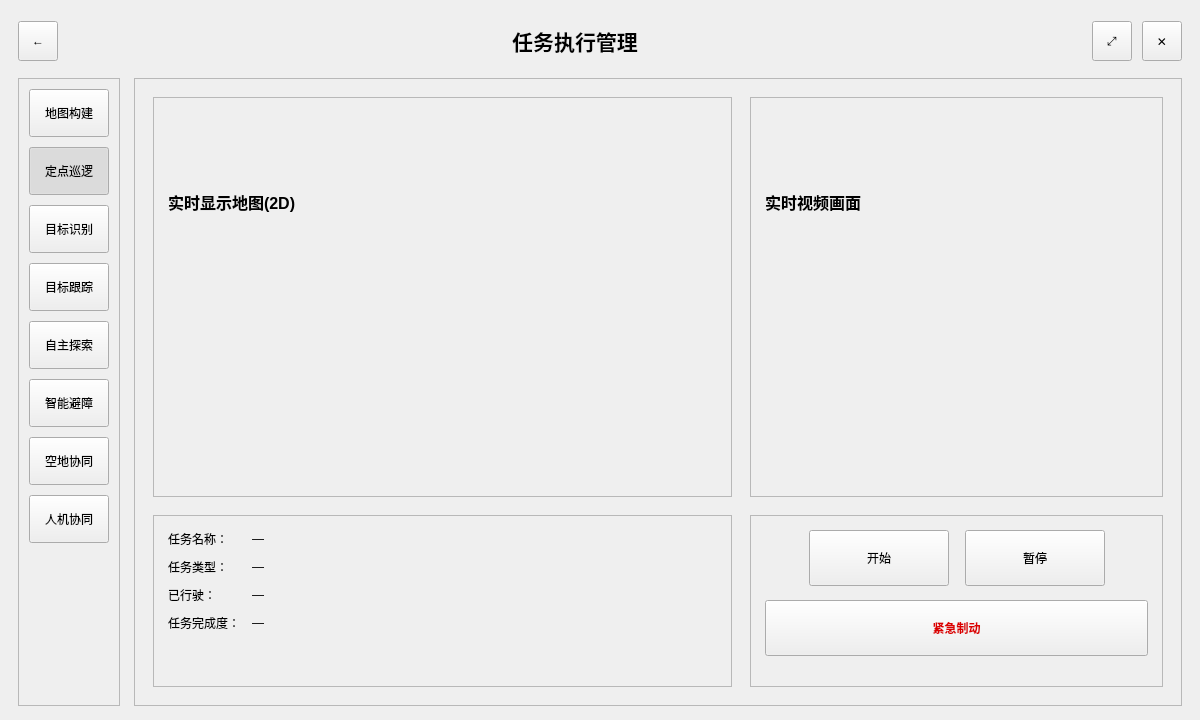
<?xml version="1.0" encoding="UTF-8"?>
<ui version="4.0">
 <class>Form</class>
 <widget class="QWidget" name="Form">
  <property name="geometry">
   <rect>
    <x>0</x>
    <y>0</y>
    <width>1200</width>
    <height>720</height>
   </rect>
  </property>
  <property name="windowTitle">
   <string>TaskExecute_MapVideo</string>
  </property>

  <layout class="QVBoxLayout" name="rootLayout">
   <property name="spacing">
    <number>10</number>
   </property>
   <property name="leftMargin">
    <number>18</number>
   </property>
   <property name="topMargin">
    <number>14</number>
   </property>
   <property name="rightMargin">
    <number>18</number>
   </property>
   <property name="bottomMargin">
    <number>14</number>
   </property>

   <!-- Title Bar -->
   <item>
    <widget class="QFrame" name="titleBar">
     <property name="minimumSize">
      <size>
       <width>0</width>
       <height>54</height>
      </size>
     </property>
     <property name="maximumSize">
      <size>
       <width>16777215</width>
       <height>54</height>
      </size>
     </property>
     <property name="frameShape">
      <enum>QFrame::NoFrame</enum>
     </property>
     <layout class="QHBoxLayout" name="titleBarLayout">
      <property name="leftMargin">
       <number>0</number>
      </property>
      <property name="topMargin">
       <number>0</number>
      </property>
      <property name="rightMargin">
       <number>0</number>
      </property>
      <property name="bottomMargin">
       <number>0</number>
      </property>
      <property name="spacing">
       <number>10</number>
      </property>

      <item>
       <widget class="QToolButton" name="btnBack">
        <property name="minimumSize">
         <size>
          <width>40</width>
          <height>40</height>
         </size>
        </property>
        <property name="text">
         <string>←</string>
        </property>
       </widget>
      </item>

      <item>
       <spacer name="titleLeftSpacer">
        <property name="orientation">
         <enum>Qt::Horizontal</enum>
        </property>
        <property name="sizeHint" stdset="0">
         <size>
          <width>10</width>
          <height>20</height>
         </size>
        </property>
       </spacer>
      </item>

      <item>
       <widget class="QLabel" name="lblTitle">
        <property name="text">
         <string>任务执行管理</string>
        </property>
        <property name="alignment">
         <set>Qt::AlignCenter</set>
        </property>
        <property name="font">
         <font>
          <pointsize>16</pointsize>
          <bold>true</bold>
         </font>
        </property>
       </widget>
      </item>

      <item>
       <spacer name="titleStretchSpacer">
        <property name="orientation">
         <enum>Qt::Horizontal</enum>
        </property>
        <property name="sizeHint" stdset="0">
         <size>
          <width>40</width>
          <height>20</height>
         </size>
        </property>
       </spacer>
      </item>

      <item>
       <widget class="QToolButton" name="btnMax">
        <property name="minimumSize">
         <size>
          <width>40</width>
          <height>40</height>
         </size>
        </property>
        <property name="text">
         <string>⤢</string>
        </property>
       </widget>
      </item>

      <item>
       <widget class="QToolButton" name="btnClose">
        <property name="minimumSize">
         <size>
          <width>40</width>
          <height>40</height>
         </size>
        </property>
        <property name="text">
         <string>✕</string>
        </property>
       </widget>
      </item>

     </layout>
    </widget>
   </item>

   <!-- Body -->
   <item>
    <layout class="QHBoxLayout" name="bodyLayout">
     <property name="spacing">
      <number>14</number>
     </property>
     <property name="leftMargin">
      <number>0</number>
     </property>
     <property name="topMargin">
      <number>0</number>
     </property>
     <property name="rightMargin">
      <number>0</number>
     </property>
     <property name="bottomMargin">
      <number>0</number>
     </property>

     <!-- Sidebar -->
     <item>
      <widget class="QFrame" name="sideBar">
       <property name="minimumSize">
        <size>
         <width>90</width>
         <height>0</height>
        </size>
       </property>
       <property name="maximumSize">
        <size>
         <width>110</width>
         <height>16777215</height>
        </size>
       </property>
       <property name="frameShape">
        <enum>QFrame::StyledPanel</enum>
       </property>
       <property name="frameShadow">
        <enum>QFrame::Raised</enum>
       </property>
       <layout class="QVBoxLayout" name="sideBarLayout">
        <property name="spacing">
         <number>10</number>
        </property>
        <property name="leftMargin">
         <number>10</number>
        </property>
        <property name="topMargin">
         <number>10</number>
        </property>
        <property name="rightMargin">
         <number>10</number>
        </property>
        <property name="bottomMargin">
         <number>10</number>
        </property>

        <item>
         <widget class="QPushButton" name="btnMapBuild">
          <property name="minimumSize">
           <size>
            <width>0</width>
            <height>48</height>
           </size>
          </property>
          <property name="text">
           <string>地图构建</string>
          </property>
          <property name="checkable">
           <bool>true</bool>
          </property>
         </widget>
        </item>
        <item>
         <widget class="QPushButton" name="btnPointPatrol">
          <property name="minimumSize">
           <size>
            <width>0</width>
            <height>48</height>
           </size>
          </property>
          <property name="text">
           <string>定点巡逻</string>
          </property>
          <property name="checkable">
           <bool>true</bool>
          </property>
          <property name="checked">
           <bool>true</bool>
          </property>
         </widget>
        </item>
        <item>
         <widget class="QPushButton" name="btnDetect">
          <property name="minimumSize">
           <size>
            <width>0</width>
            <height>48</height>
           </size>
          </property>
          <property name="text">
           <string>目标识别</string>
          </property>
          <property name="checkable">
           <bool>true</bool>
          </property>
         </widget>
        </item>
        <item>
         <widget class="QPushButton" name="btnTrack">
          <property name="minimumSize">
           <size>
            <width>0</width>
            <height>48</height>
           </size>
          </property>
          <property name="text">
           <string>目标跟踪</string>
          </property>
          <property name="checkable">
           <bool>true</bool>
          </property>
         </widget>
        </item>
        <item>
         <widget class="QPushButton" name="btnExplore">
          <property name="minimumSize">
           <size>
            <width>0</width>
            <height>48</height>
           </size>
          </property>
          <property name="text">
           <string>自主探索</string>
          </property>
          <property name="checkable">
           <bool>true</bool>
          </property>
         </widget>
        </item>
        <item>
         <widget class="QPushButton" name="btnAvoid">
          <property name="minimumSize">
           <size>
            <width>0</width>
            <height>48</height>
           </size>
          </property>
          <property name="text">
           <string>智能避障</string>
          </property>
          <property name="checkable">
           <bool>true</bool>
          </property>
         </widget>
        </item>
        <item>
         <widget class="QPushButton" name="btnAirGround">
          <property name="minimumSize">
           <size>
            <width>0</width>
            <height>48</height>
           </size>
          </property>
          <property name="text">
           <string>空地协同</string>
          </property>
          <property name="checkable">
           <bool>true</bool>
          </property>
         </widget>
        </item>
        <item>
         <widget class="QPushButton" name="btnHumanMachine">
          <property name="minimumSize">
           <size>
            <width>0</width>
            <height>48</height>
           </size>
          </property>
          <property name="text">
           <string>人机协同</string>
          </property>
          <property name="checkable">
           <bool>true</bool>
          </property>
         </widget>
        </item>

        <item>
         <spacer name="sideBarBottomSpacer">
          <property name="orientation">
           <enum>Qt::Vertical</enum>
          </property>
          <property name="sizeHint" stdset="0">
           <size>
            <width>20</width>
            <height>40</height>
           </size>
          </property>
         </spacer>
        </item>
       </layout>
      </widget>
     </item>

     <!-- Main content -->
     <item>
      <widget class="QFrame" name="mainArea">
       <property name="frameShape">
        <enum>QFrame::StyledPanel</enum>
       </property>
       <property name="frameShadow">
        <enum>QFrame::Raised</enum>
       </property>

       <layout class="QGridLayout" name="mainGrid" rowstretch="7,3" columnstretch="7,5">
        <property name="leftMargin">
         <number>18</number>
        </property>
        <property name="topMargin">
         <number>18</number>
        </property>
        <property name="rightMargin">
         <number>18</number>
        </property>
        <property name="bottomMargin">
         <number>18</number>
        </property>
        <property name="horizontalSpacing">
         <number>18</number>
        </property>
        <property name="verticalSpacing">
         <number>18</number>
        </property>

        <!-- Left big: Map -->
        <item row="0" column="0">
         <widget class="QFrame" name="cardMap2D">
          <property name="frameShape">
           <enum>QFrame::StyledPanel</enum>
          </property>
          <property name="frameShadow">
           <enum>QFrame::Raised</enum>
          </property>
          <layout class="QVBoxLayout" name="map2DLayout">
           <property name="leftMargin">
            <number>14</number>
           </property>
           <property name="topMargin">
            <number>14</number>
           </property>
           <property name="rightMargin">
            <number>14</number>
           </property>
           <property name="bottomMargin">
            <number>14</number>
           </property>
           <property name="spacing">
            <number>10</number>
           </property>
           <item>
            <widget class="QLabel" name="lblMap2DTitle">
             <property name="text">
              <string>实时显示地图(2D)</string>
             </property>
             <property name="alignment">
              <set>Qt::AlignLeft|Qt::AlignVCenter</set>
             </property>
             <property name="font">
              <font>
               <pointsize>12</pointsize>
               <bold>true</bold>
              </font>
             </property>
            </widget>
           </item>
           <item>
            <widget class="QWidget" name="map2DPlaceholder" native="true"/>
           </item>
          </layout>
         </widget>
        </item>

        <!-- Right top: Video -->
        <item row="0" column="1">
         <widget class="QFrame" name="cardVideo">
          <property name="frameShape">
           <enum>QFrame::StyledPanel</enum>
          </property>
          <property name="frameShadow">
           <enum>QFrame::Raised</enum>
          </property>
          <layout class="QVBoxLayout" name="videoLayout">
           <property name="leftMargin">
            <number>14</number>
           </property>
           <property name="topMargin">
            <number>14</number>
           </property>
           <property name="rightMargin">
            <number>14</number>
           </property>
           <property name="bottomMargin">
            <number>14</number>
           </property>
           <property name="spacing">
            <number>10</number>
           </property>
           <item>
            <widget class="QLabel" name="lblVideoTitle">
             <property name="text">
              <string>实时视频画面</string>
             </property>
             <property name="alignment">
              <set>Qt::AlignLeft|Qt::AlignVCenter</set>
             </property>
             <property name="font">
              <font>
               <pointsize>12</pointsize>
               <bold>true</bold>
              </font>
             </property>
            </widget>
           </item>
           <item>
            <widget class="QWidget" name="videoPlaceholder" native="true"/>
           </item>
          </layout>
         </widget>
        </item>

        <!-- Bottom Left: Task details -->
        <item row="1" column="0">
         <widget class="QFrame" name="cardTaskDetail">
          <property name="frameShape">
           <enum>QFrame::StyledPanel</enum>
          </property>
          <property name="frameShadow">
           <enum>QFrame::Raised</enum>
          </property>
          <layout class="QVBoxLayout" name="taskDetailLayout">
           <property name="leftMargin">
            <number>14</number>
           </property>
           <property name="topMargin">
            <number>14</number>
           </property>
           <property name="rightMargin">
            <number>14</number>
           </property>
           <property name="bottomMargin">
            <number>14</number>
           </property>
           <property name="spacing">
            <number>10</number>
           </property>

           <item>
            <layout class="QFormLayout" name="taskForm">
             <property name="formAlignment">
              <set>Qt::AlignTop</set>
             </property>
             <property name="labelAlignment">
              <set>Qt::AlignLeft|Qt::AlignVCenter</set>
             </property>
             <property name="horizontalSpacing">
              <number>12</number>
             </property>
             <property name="verticalSpacing">
              <number>10</number>
             </property>

             <item row="0" column="0">
              <widget class="QLabel" name="lblTaskNameKey">
               <property name="text">
                <string>任务名称：</string>
               </property>
              </widget>
             </item>
             <item row="0" column="1">
              <widget class="QLabel" name="lblTaskNameVal">
               <property name="text">
                <string>—</string>
               </property>
              </widget>
             </item>

             <item row="1" column="0">
              <widget class="QLabel" name="lblTaskTypeKey">
               <property name="text">
                <string>任务类型：</string>
               </property>
              </widget>
             </item>
             <item row="1" column="1">
              <widget class="QLabel" name="lblTaskTypeVal">
               <property name="text">
                <string>—</string>
               </property>
              </widget>
             </item>

             <item row="2" column="0">
              <widget class="QLabel" name="lblTraveledKey">
               <property name="text">
                <string>已行驶：</string>
               </property>
              </widget>
             </item>
             <item row="2" column="1">
              <widget class="QLabel" name="lblTraveledVal">
               <property name="text">
                <string>—</string>
               </property>
              </widget>
             </item>

             <item row="3" column="0">
              <widget class="QLabel" name="lblProgressKey">
               <property name="text">
                <string>任务完成度：</string>
               </property>
              </widget>
             </item>
             <item row="3" column="1">
              <widget class="QLabel" name="lblProgressVal">
               <property name="text">
                <string>—</string>
               </property>
              </widget>
             </item>

            </layout>
           </item>
          </layout>
         </widget>
        </item>

        <!-- Bottom Right: Controls -->
        <item row="1" column="1">
         <widget class="QFrame" name="cardControl">
          <property name="frameShape">
           <enum>QFrame::StyledPanel</enum>
          </property>
          <property name="frameShadow">
           <enum>QFrame::Raised</enum>
          </property>
          <layout class="QVBoxLayout" name="controlLayout">
           <property name="leftMargin">
            <number>14</number>
           </property>
           <property name="topMargin">
            <number>14</number>
           </property>
           <property name="rightMargin">
            <number>14</number>
           </property>
           <property name="bottomMargin">
            <number>14</number>
           </property>
           <property name="spacing">
            <number>14</number>
           </property>

           <item>
            <layout class="QHBoxLayout" name="startPauseLayout">
             <property name="spacing">
              <number>16</number>
             </property>
             <item>
              <spacer name="controlLeftSpacer">
               <property name="orientation">
                <enum>Qt::Horizontal</enum>
               </property>
               <property name="sizeHint" stdset="0">
                <size>
                 <width>10</width>
                 <height>20</height>
                </size>
               </property>
              </spacer>
             </item>
             <item>
              <widget class="QPushButton" name="btnStart">
               <property name="minimumSize">
                <size>
                 <width>140</width>
                 <height>56</height>
                </size>
               </property>
               <property name="text">
                <string>开始</string>
               </property>
              </widget>
             </item>
             <item>
              <widget class="QPushButton" name="btnPause">
               <property name="minimumSize">
                <size>
                 <width>140</width>
                 <height>56</height>
                </size>
               </property>
               <property name="text">
                <string>暂停</string>
               </property>
              </widget>
             </item>
             <item>
              <spacer name="controlRightSpacer">
               <property name="orientation">
                <enum>Qt::Horizontal</enum>
               </property>
               <property name="sizeHint" stdset="0">
                <size>
                 <width>10</width>
                 <height>20</height>
                </size>
               </property>
              </spacer>
             </item>
            </layout>
           </item>

           <item>
            <widget class="QPushButton" name="btnEStop">
             <property name="minimumSize">
              <size>
               <width>220</width>
               <height>56</height>
              </size>
             </property>
             <property name="text">
              <string>紧急制动</string>
             </property>
             <property name="styleSheet">
              <string notr="true">color: rgb(220, 0, 0); font-weight: 700;</string>
             </property>
            </widget>
           </item>

           <item>
            <spacer name="controlBottomSpacer">
             <property name="orientation">
              <enum>Qt::Vertical</enum>
             </property>
             <property name="sizeHint" stdset="0">
              <size>
               <width>20</width>
               <height>20</height>
              </size>
             </property>
            </spacer>
           </item>

          </layout>
         </widget>
        </item>

       </layout>
      </widget>
     </item>

    </layout>
   </item>

  </layout>
 </widget>
 <resources/>
 <connections/>
</ui>
